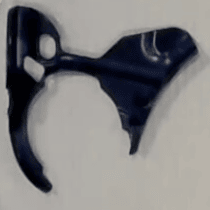
#> input picture ssim/images/right_factory_1.png, 210 x 210 px
$ python ssim.py
#> lines starting #> are read from the running program, lines starting #| are printed output that depends on the picture; long printed decimals are rounded
import cv2
from skimage.metrics import structural_similarity as ssim

def compare_images(image1, image2):
    gray1 = cv2.cvtColor(image1, cv2.COLOR_BGR2GRAY)
    gray2 = cv2.cvtColor(image2, cv2.COLOR_BGR2GRAY)

    score, _ = ssim(gray1, gray2, full=True)
    return score  # 1.0 means identical, lower means more difference

base_img1 = cv2.imread("./images/right_factory_1.png")
#> base_img1 is the input picture: shape (210, 210, 3); mean B, G, R 125.8, 125.6, 126.9
base_img2 = cv2.imread("./images/left_factory_0.png")
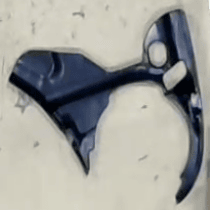
#> input picture ssim/images/left_factory_0.png, 210 x 210 px
#> base_img2 is the input picture: shape (210, 210, 3); mean B, G, R 152.9, 157.8, 157.6
test_img3 = cv2.imread("./images/right_factory_0.png")
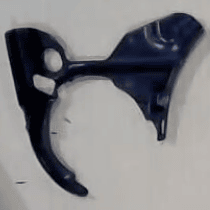
#> input picture ssim/images/right_factory_0.png, 210 x 210 px
#> test_img3 is the input picture: shape (210, 210, 3); mean B, G, R 132.1, 129.7, 130.5

score1_3 = compare_images(base_img1, test_img3)
#> in compare_images, `gray1 = cv2.cvtColor(image1, cv2.COLOR_BGR2GRAY)`:
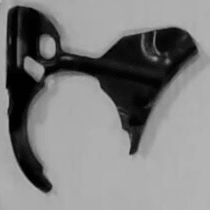
#> gray1: shape (210, 210); min 1, max 179, mean 125.9
#> in compare_images, `gray2 = cv2.cvtColor(image2, cv2.COLOR_BGR2GRAY)`:
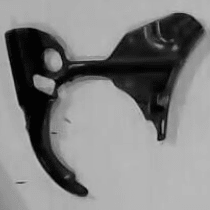
#> gray2: shape (210, 210); min 3, max 185, mean 130.2
#> in compare_images, `score, _ = ssim(gray1, gray2, full=True)`: score = 0.491
#> score1_3 = 0.491
score2_3 = compare_images(base_img2, test_img3)
#> in compare_images (call 2), `gray1 = cv2.cvtColor(image1, cv2.COLOR_BGR2GRAY)`:
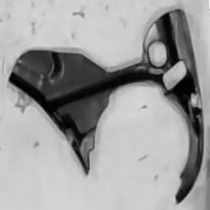
#> gray1: shape (210, 210); min 3, max 243, mean 157.1
#> in compare_images (call 2), `score, _ = ssim(gray1, gray2, full=True)`: score = 0.385
#> score2_3 = 0.385

print("SSIM Score between img1 and img3:", score1_3)
#| SSIM Score between img1 and img3: 0.4908
print("SSIM Score between img2 and img3:", score2_3)
#| SSIM Score between img2 and img3: 0.3852

if score1_3 >= score2_3:
    print("img1 and img3 are the most similar.")
else:
    print("img2 and img3 are the most similar.")
